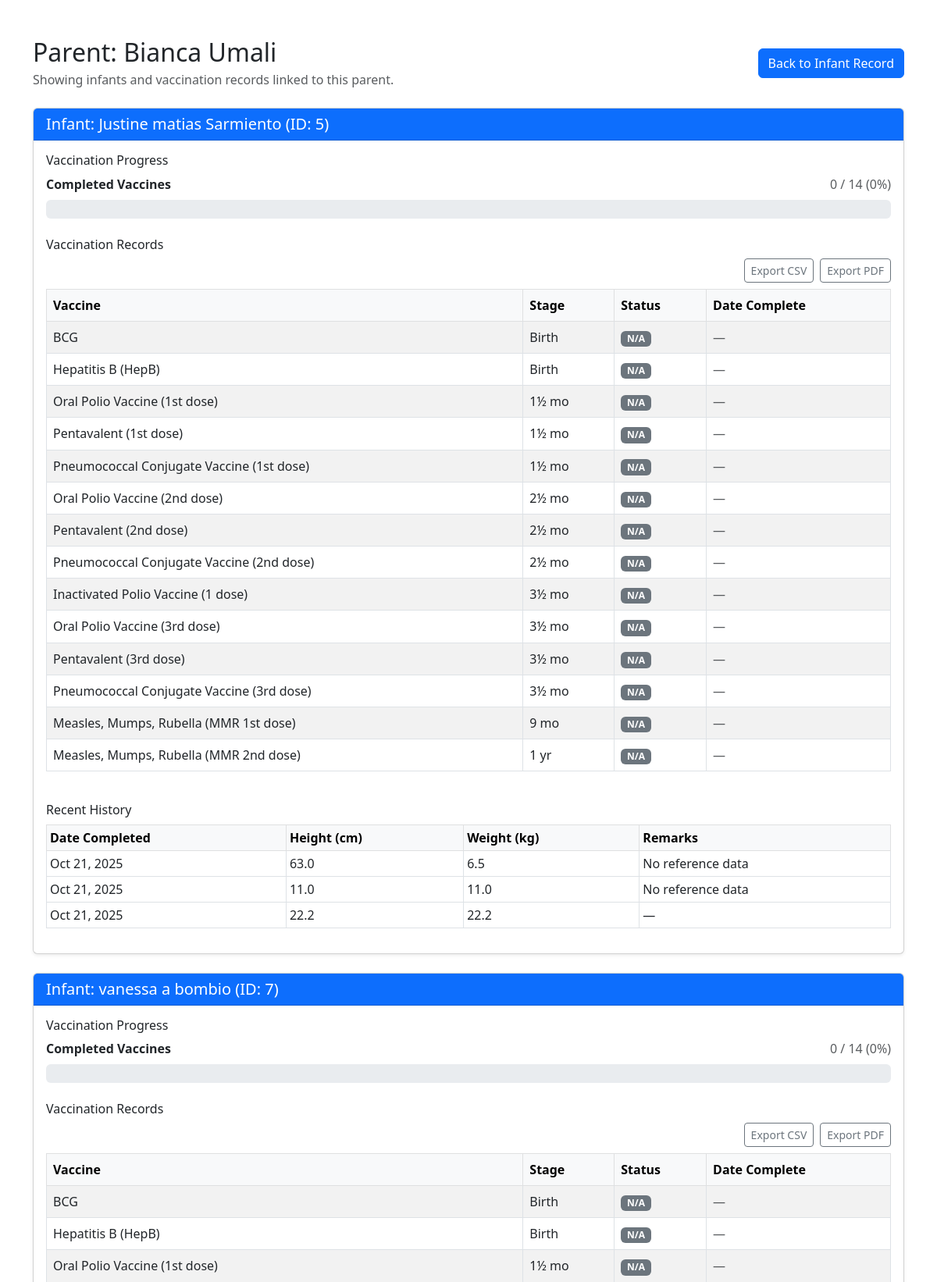
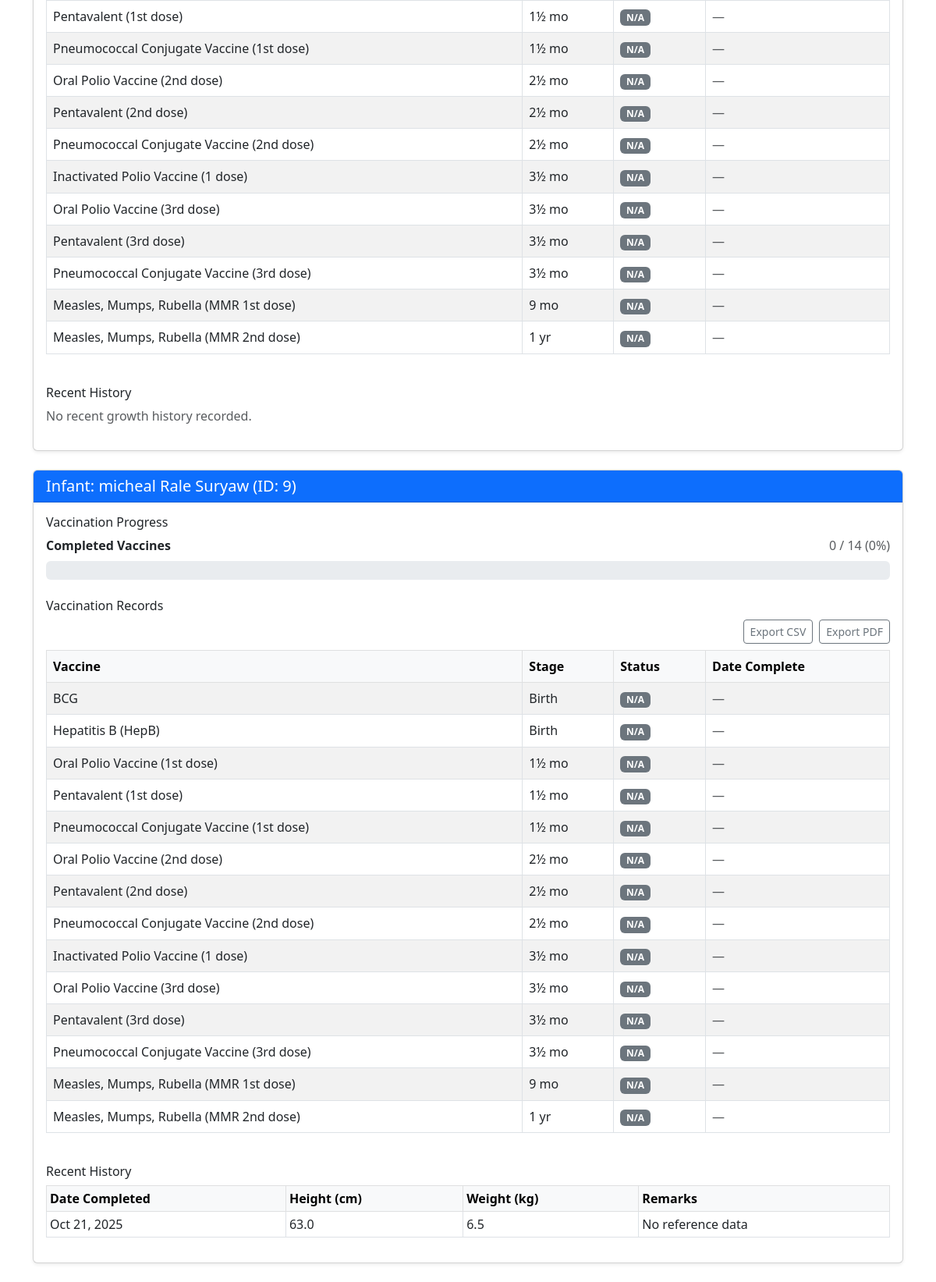
/view_details.php?parent_id=2, run on the app's committed database (2 pictures, top to bottom).
### tables this page shows
CREATE TABLE `parents` (
  `id` int(11) NOT NULL,
  `first_name` varchar(100) NOT NULL,
  `last_name` varchar(100) NOT NULL,
  `email` varchar(150) DEFAULT NULL,
  `phone` varchar(20) DEFAULT NULL,
  `address` text DEFAULT NULL,
  `baranggay` varchar(100) DEFAULT NULL,
  `created_at` timestamp NOT NULL DEFAULT current_timestamp(),
  `updated_at` timestamp NOT NULL DEFAULT current_timestamp() ON UPDATE current_timestamp(),
  `barangay` varchar(100) DEFAULT NULL
);

CREATE TABLE `infantinfo` (
  `id` int(11) NOT NULL,
  `firstname` varchar(25) NOT NULL,
  `middlename` varchar(255) DEFAULT NULL,
  `surname` varchar(25) NOT NULL,
  `dateofbirth` varchar(25) NOT NULL,
  `placeofbirth` varchar(25) NOT NULL,
  `sex` enum('Male','Female') DEFAULT NULL,
  `weight` double NOT NULL,
  `height` double NOT NULL,
  `remarks` varchar(255) DEFAULT NULL,
  `bloodtype` varchar(5) NOT NULL,
  `nationality` varchar(25) NOT NULL,
  `parent_id` int(11) DEFAULT NULL
);

CREATE TABLE `tbl_vaccine_reference` (
  `id` int(11) NOT NULL,
  `vaccine_name` varchar(100) DEFAULT NULL,
  `disease_prevented` varchar(150) DEFAULT NULL,
  `age_stage` varchar(20) DEFAULT NULL,
  `at_birth` tinyint(1) DEFAULT 0,
  `one_half_month` tinyint(1) DEFAULT 0,
  `two_half_month` tinyint(1) DEFAULT 0,
  `three_half_month` tinyint(1) DEFAULT 0,
  `nine_month` tinyint(1) DEFAULT 0,
  `one_year` tinyint(1) DEFAULT 0
);

CREATE TABLE `infant_previous_records` (
  `id` int(11) NOT NULL,
  `infant_id` int(11) NOT NULL,
  `record_date` date DEFAULT curdate(),
  `previous_weight` decimal(5,2) DEFAULT NULL,
  `previous_height` decimal(5,2) DEFAULT NULL,
  `remarks` varchar(255) DEFAULT NULL,
  `growth_status` varchar(255) DEFAULT NULL
);

### view_details.php (the view, shortened to what this page needs)
<?php
include 'dbForm.php';
if (isset($_GET['parent_id'])) {
    $parent_id = mysqli_real_escape_string($con, $_GET['parent_id']);
    $parentQuery = "SELECT first_name, last_name FROM parents WHERE id = '$parent_id' LIMIT 1";
    $parentResult = mysqli_query($con, $parentQuery);
    $parent = mysqli_fetch_assoc($parentResult);
    $vaccineReference = [];
    $referenceStageMap = [];
    $referenceQuery = "SELECT vaccine_name, disease_prevented, age_stage FROM tbl_vaccine_reference ORDER BY FIELD(age_stage,'Birth','1½ mo','2½ mo','3½ mo','9 mo','1 yr'), vaccine_name ASC";
    $referenceResult = mysqli_query($con, $referenceQuery);
    if ($referenceResult) {
        while ($refRow = mysqli_fetch_assoc($referenceResult)) {
            $vaccineReference[] = $refRow;
            $vaccineName = $refRow['vaccine_name'] ?? '';
            $ageStage = $refRow['age_stage'] ?? '';
            if ($vaccineName !== '' && $ageStage !== '') {
                $referenceStageMap[$vaccineName][] = $ageStage;
            }
        }
    }
    $infantQuery = "SELECT id, CONCAT_WS(' ', firstname, middlename, surname) AS full_name, dateofbirth, weight, height, sex FROM infantinfo WHERE parent_id = '$parent_id'";
    $infantResult = mysqli_query($con, $infantQuery);
    $infants = [];
    if ($infantResult) {
        while ($infantRow = mysqli_fetch_assoc($infantResult)) {
            $infantId = (int) $infantRow['id'];
            $fullName = trim(preg_replace('/\s+/', ' ', $infantRow['full_name']));
            $infantRow['full_name'] = $fullName;
            $statusMap = [];
            foreach ($referenceStageMap as $refVaccine => $stages) {
                foreach ($stages as $refStage) {
                    $statusMap[$refVaccine][$refStage] = [
                        'status' => 'N/A',
                        'updated_at' => ''
                    ];
                }
            }
            $vaccinationDetails = [];
            $completedCount = 0;
            $totalVaccines = count($vaccineReference);
            foreach ($vaccineReference as $referenceRow) {
                $vaccineName = $referenceRow['vaccine_name'];
                $stage = $referenceRow['age_stage'];
                $detail = $statusMap[$vaccineName][$stage] ?? null;
                $status = $detail['status'] ?? 'N/A';
                $vaccinationDetails[] = [
                    'vaccine_name' => $vaccineName,
                    'disease_prevented' => $referenceRow['disease_prevented'],
                    'stage' => $stage,
                    'status' => $status,
                    'updated_at' => $detail['updated_at'] ?? ''
                ];
            }
            $infantRow['vaccinations'] = $vaccinationDetails;
            $infantRow['progress_total'] = $totalVaccines;
            $infantRow['progress_completed'] = $completedCount;
            $infantRow['progress_percent'] = $totalVaccines > 0 ? round(($completedCount / $totalVaccines) * 100) : 0;
            $growthHistory = [];
            $growthStmt = $con->prepare("SELECT record_date, previous_weight, previous_height, growth_status FROM infant_previous_records WHERE infant_id = ? ORDER BY id DESC LIMIT 5");
            if ($growthStmt) {
                $growthStmt->bind_param('i', $infantId);
                if ($growthStmt->execute()) {
                    $growthResult = $growthStmt->get_result();
                    while ($growthRow = $growthResult->fetch_assoc()) {
                        $growthHistory[] = $growthRow;
                    }
                }
            }
            $infantRow['recent_history'] = $growthHistory;
            $infants[] = $infantRow;
        }
    }
} else {
    echo "Parent ID is required.";
    exit;
}
?>
<!DOCTYPE html>
<html lang="en">
<head>
    <link rel="stylesheet" href="https://cdn.jsdelivr.net/npm/bootstrap@5.3.0/dist/css/bootstrap.min.css">
</head>
<body>
    <div class="container mt-5">
        <div class="d-flex justify-content-between align-items-center mb-4">
            <div>
                <h2 class="mb-1">Parent: <?php echo htmlspecialchars($parent['first_name'] . ' ' . $parent['last_name']); ?></h2>
                <p class="text-muted mb-0">Showing infants and vaccination records linked to this parent.</p>
            </div>
            <a href="viewinfant.php" class="btn btn-primary">Back to Infant Record</a>
        </div>
        <?php if (!empty($infants)): ?>
            <?php foreach ($infants as $infant): ?>
                <div class="card mb-4 shadow-sm">
                    <div class="card-header bg-primary text-white">
                        <h5 class="mb-0">Infant: <?php echo htmlspecialchars($infant['full_name']); ?> (ID: <?php echo (int) $infant['id']; ?>)</h5>
                    </div>
                    <div class="card-body">
                        <?php
                        $tableId = 'vaccination-table-' . (int) $infant['id'];
                        $exportBaseName = strtolower(preg_replace('/[^A-Za-z0-9]+/', '_', $infant['full_name']));
                        $csvFilename = $exportBaseName . '_vaccination.csv';
                        $pdfFilename = $exportBaseName . '_vaccination.pdf';
                        $pdfTitle = $infant['full_name'] . ' Vaccination Records';
                        ?>
                        <h6>Vaccination Progress</h6>
                        <?php if ($infant['progress_total'] > 0): ?>
                            <div class="mb-3">
                                <div class="d-flex justify-content-between align-items-center mb-2">
                                    <span class="fw-semibold">Completed Vaccines</span>
                                    <span class="text-muted"><?php echo $infant['progress_completed']; ?> / <?php echo $infant['progress_total']; ?> (<?php echo $infant['progress_percent']; ?>%)</span>
                                </div>
                                <div class="progress" style="height: 24px;">
                                </div>
                            </div>
                        <?php else: ?>
                            <p class="text-muted">No vaccine reference data available.</p>
                        <?php endif; ?>
                        <h6 class="mt-4">Vaccination Records</h6>
                        <?php if (!empty($infant['vaccinations'])): ?>
                            <div class="table-responsive">
                                <?php
                                $historyPayload = [];
                                if (!empty($infant['recent_history'])) {
                                    foreach ($infant['recent_history'] as $historyItem) {
                                        $historyPayload[] = [
                                            'date' => !empty($historyItem['record_date']) ? date('M d, Y', strtotime($historyItem['record_date'])) : '—',
                                            'height' => isset($historyItem['previous_height']) && $historyItem['previous_height'] !== null ? number_format((float) $historyItem['previous_height'], 1) : '—',
                                            'weight' => isset($historyItem['previous_weight']) && $historyItem['previous_weight'] !== null ? number_format((float) $historyItem['previous_weight'], 1) : '—',
                                            'remarks' => ($historyItem['growth_status'] ?? '') !== '' ? $historyItem['growth_status'] : '—'
                                        ];
                                    }
                                }
                                $historyJson = htmlspecialchars(json_encode($historyPayload, JSON_UNESCAPED_UNICODE), ENT_QUOTES, 'UTF-8');
                                ?>
                                <div class="d-flex justify-content-end flex-wrap gap-2 mb-2">
                                    <button type="button" class="btn btn-outline-secondary btn-sm export-table-btn"
                                        data-target="<?php echo htmlspecialchars($tableId); ?>"
                                        data-format="csv"
                                        data-filename="<?php echo htmlspecialchars($csvFilename); ?>"
                                        data-title="<?php echo htmlspecialchars($pdfTitle, ENT_QUOTES, 'UTF-8'); ?>"
                                        data-history="<?php echo $historyJson; ?>">
                                        Export CSV
                                    </button>
                                    <button type="button" class="btn btn-outline-secondary btn-sm export-table-btn"
                                        data-target="<?php echo htmlspecialchars($tableId); ?>"
                                        data-format="pdf"
                                        data-filename="<?php echo htmlspecialchars($pdfFilename); ?>"
                                        data-title="<?php echo htmlspecialchars($pdfTitle, ENT_QUOTES, 'UTF-8'); ?>"
                                        data-history="<?php echo $historyJson; ?>">
                                        Export PDF
                                    </button>
                                </div>
                                <table id="<?php echo htmlspecialchars($tableId); ?>" class="table table-bordered table-striped">
                                    <thead class="table-light">
                                        <tr>
                                            <th>Vaccine</th>
                                            <th>Stage</th>
                                            <th>Status</th>
                                            <th>Date Complete</th>
                                        </tr>
                                    </thead>
                                    <tbody>
                                        <?php foreach ($infant['vaccinations'] as $record): ?>
                                            <?php
                                            if ($record['status'] === 'Completed') {
                                                $statusClass = 'bg-success text-white';
                                            } elseif ($record['status'] === 'Pending') {
                                                $statusClass = 'bg-warning text-dark';
                                            } else {
                                                $statusClass = 'bg-secondary text-white';
                                            }
                                            ?>
                                            <tr>
                                                <td><?php echo htmlspecialchars($record['vaccine_name']); ?></td>
                                                <td><?php echo htmlspecialchars($record['stage']); ?></td>
                                                <td><span class="badge <?php echo $statusClass; ?>"><?php echo htmlspecialchars($record['status']); ?></span></td>
                                                <td>
                                                    <?php if ($record['status'] === 'Completed' && !empty($record['updated_at'])): ?>
                                                        <?php echo htmlspecialchars(date('M d, Y g:i A', strtotime($record['updated_at']))); ?>
                                                    <?php else: ?>
                                                        <span class="text-muted">—</span>
                                                    <?php endif; ?>
                                                </td>
                                            </tr>
                                        <?php endforeach; ?>
                                    </tbody>
                                </table>
                            </div>
                        <?php else: ?>
                            <p class="text-muted mb-0">No vaccination records found for this infant.</p>
                        <?php endif; ?>
                        <h6 class="mt-4">Recent History</h6>
                        <?php if (!empty($infant['recent_history'])): ?>
                            <div class="table-responsive">
                                <table class="table table-sm table-bordered">
                                    <thead class="table-light">
                                        <tr>
                                            <th>Date Completed</th>
                                            <th>Height (cm)</th>
                                            <th>Weight (kg)</th>
                                            <th>Remarks</th>
                                        </tr>
                                    </thead>
                                    <tbody>
                                        <?php foreach ($infant['recent_history'] as $history): ?>
                                            <?php
                                            $dateCompleted = !empty($history['record_date']) ? date('M d, Y', strtotime($history['record_date'])) : '—';
                                            $height = isset($history['previous_height']) && $history['previous_height'] !== null ? number_format((float) $history['previous_height'], 1) : '—';
                                            $weight = isset($history['previous_weight']) && $history['previous_weight'] !== null ? number_format((float) $history['previous_weight'], 1) : '—';
                                            $remarks = $history['growth_status'] ?? '';
                                            ?>
                                            <tr>
                                                <td><?php echo htmlspecialchars($dateCompleted); ?></td>
                                                <td><?php echo htmlspecialchars($height); ?></td>
                                                <td><?php echo htmlspecialchars($weight); ?></td>
                                                <td><?php echo htmlspecialchars($remarks !== '' ? $remarks : '—'); ?></td>
                                            </tr>
                                        <?php endforeach; ?>
                                    </tbody>
                                </table>
                            </div>
                        <?php else: ?>
                            <p class="text-muted">No recent growth history recorded.</p>
                        <?php endif; ?>
                    </div>
                </div>
            <?php endforeach; ?>
        <?php else: ?>
            <div class="alert alert-info">No infants found for this parent.</div>
        <?php endif; ?>
    </div>
</body>
</html>

### data on the page
parents: first_name+last_name "Bianca Umali"
infantinfo: full_name "Justine matias Sarmiento", id "5", progress_completed "0", progress_total "14", progress_percent "0"
tbl_vaccine_reference: vaccine_name "BCG", age_stage "Birth", status "N/A"
tbl_vaccine_reference: vaccine_name "Hepatitis B (HepB)", age_stage "Birth", status "N/A"
tbl_vaccine_reference: vaccine_name "Oral Polio Vaccine (1st dose)", age_stage "1½ mo", status "N/A"
tbl_vaccine_reference: vaccine_name "Pentavalent (1st dose)", age_stage "1½ mo", status "N/A"
tbl_vaccine_reference: vaccine_name "Pneumococcal Conjugate Vaccine (1st dose)", age_stage "1½ mo", status "N/A"
tbl_vaccine_reference: vaccine_name "Oral Polio Vaccine (2nd dose)", age_stage "2½ mo", status "N/A"
tbl_vaccine_reference: vaccine_name "Pentavalent (2nd dose)", age_stage "2½ mo", status "N/A"
tbl_vaccine_reference: vaccine_name "Pneumococcal Conjugate Vaccine (2nd dose)", age_stage "2½ mo", status "N/A"
tbl_vaccine_reference: vaccine_name "Inactivated Polio Vaccine (1 dose)", age_stage "3½ mo", status "N/A"
tbl_vaccine_reference: vaccine_name "Oral Polio Vaccine (3rd dose)", age_stage "3½ mo", status "N/A"
tbl_vaccine_reference: vaccine_name "Pentavalent (3rd dose)", age_stage "3½ mo", status "N/A"
tbl_vaccine_reference: vaccine_name "Pneumococcal Conjugate Vaccine (3rd dose)", age_stage "3½ mo", status "N/A"
tbl_vaccine_reference: vaccine_name "Measles, Mumps, Rubella (MMR 1st dose)", age_stage "9 mo", status "N/A"
tbl_vaccine_reference: vaccine_name "Measles, Mumps, Rubella (MMR 2nd dose)", age_stage "1 yr", status "N/A"
infant_previous_records: record_date "Oct 21, 2025", previous_height "63.0", previous_weight "6.5", growth_status "No reference data"
infant_previous_records: record_date "Oct 21, 2025", previous_height "11.0", previous_weight "11.0", growth_status "No reference data"
infant_previous_records: record_date "Oct 21, 2025", previous_height "22.2", previous_weight "22.2", growth_status "—"
infantinfo: full_name "vanessa a bombio", id "7", progress_completed "0", progress_total "14", progress_percent "0", shows "No recent growth history recorded."
infantinfo: full_name "micheal Rale Suryaw", id "9", progress_completed "0", progress_total "14", progress_percent "0"
